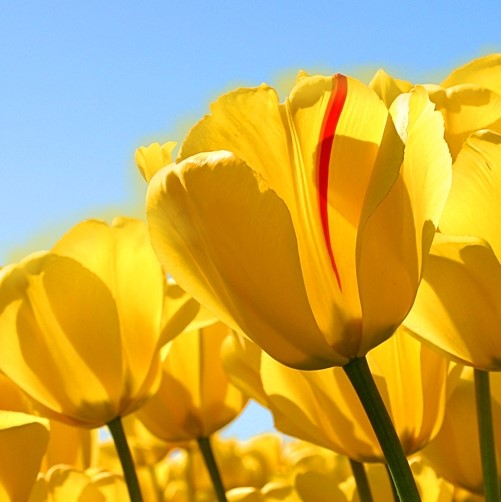
#> input picture myImage.jpg, 501 x 502 px, found by its file name
$ python 'RGB to Grayscale.py'
#> lines starting #> are read from the running program, lines starting #| are printed output that depends on the picture
#OpenCV import statement
import cv2,numpy as np

#Absolute path of image to be read. 0 is passed to read it directly as Grayscale image
path = "C:\\Users\\Abhishek Pawar\\Desktop\\"
grayimg = cv2.imread(path + "myImage.jpg",cv2.IMREAD_GRAYSCALE)
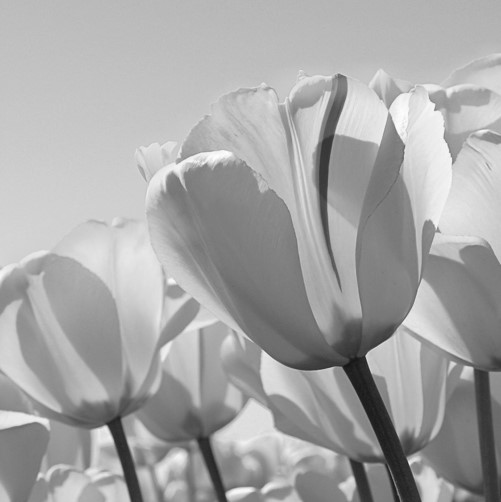
#> grayimg: shape (502, 501); min 21, max 255, mean 166.3

#function to show images
cv2.imshow("Grayscale Image",grayimg)

#wait for user to press any key and destroy all windows
cv2.waitKey(0)
cv2.destroyAllWindows()

$ run again, with hist_image.jpg copied over myImage.jpg
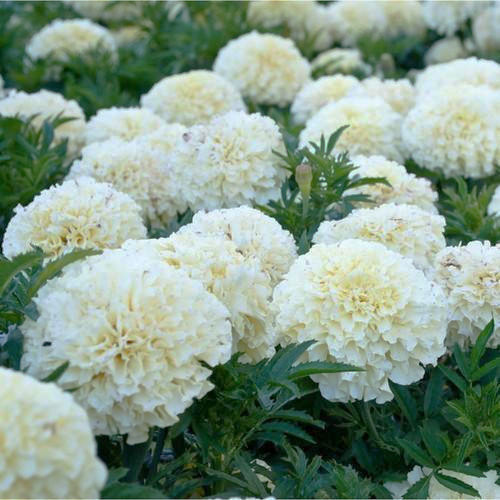
#> input picture hist_image.jpg, 500 x 500 px, found by its file name
#> `grayimg = cv2.imread(path + "myImage.jpg",cv2.IMREAD_GRAYSCALE)`:
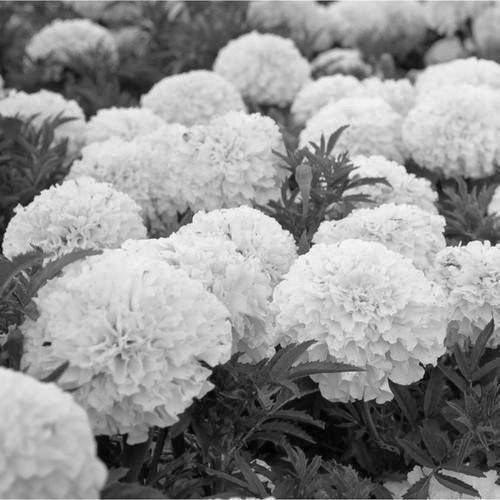
#> grayimg: shape (500, 500); min 0, max 255, mean 146.2

$ run again, with interpolate_input.jpg copied over myImage.jpg
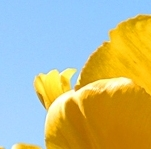
#> input picture interpolate_input.jpg, 151 x 149 px, found by its file name
#> `grayimg = cv2.imread(path + "myImage.jpg",cv2.IMREAD_GRAYSCALE)`:
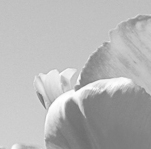
#> grayimg: shape (149, 151); min 108, max 255, mean 181.6
